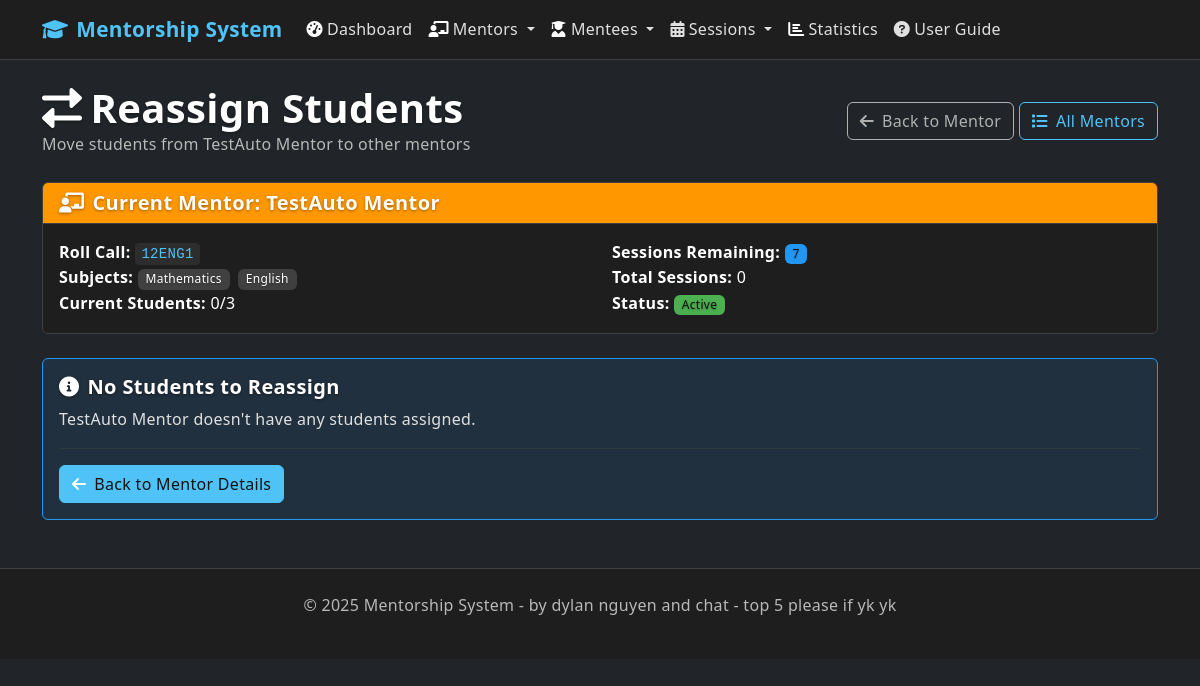
/reassign_mentees/10, run on the app's committed database.
### app.py (models this page shows, shortened)
class Mentor(db.Model):
    id = db.Column(db.Integer, primary_key=True)
    name = db.Column(db.String(100), nullable=False)
    roll_call = db.Column(db.String(20), nullable=False)  # Multiple mentors can be in same class
    subjects = db.Column(db.String(500), nullable=False)  # Increased length for more subjects
    max_mentees = db.Column(db.Integer, default=5)
    created_at = db.Column(db.DateTime, default=datetime.utcnow)
    mentees = db.relationship('Mentee', backref='assigned_mentor', lazy=True)
    sessions = db.relationship('Session', backref='mentor', lazy=True)
    def get_subjects_list(self):
        return [s.strip() for s in self.subjects.split(',') if s.strip()]
    def current_mentee_count(self):
        return len([m for m in self.mentees if m.mentor_id == self.id])

### app.py (the view, shortened to what this page needs)
@app.route('/reassign_mentees')
@app.route('/reassign_mentees/<int:mentor_id>', methods=['GET', 'POST'])
def reassign_mentees(mentor_id=None):
    if not mentor_id:
        flash('Please select a mentor to reassign mentees from.', 'info')
        return redirect(url_for('mentors'))
    mentor = Mentor.query.get_or_404(mentor_id)
    assigned_mentees = Mentee.query.filter_by(mentor_id=mentor_id).all()
    completed_sessions = Session.query.filter_by(
        mentor_id=mentor_id,
        status='completed'
    ).count()
    mentor.lessons_left = max(0, 7 - completed_sessions)
    target_mentors = Mentor.query.filter(Mentor.id != mentor_id).all()
    available_mentors = []
    for target_mentor in target_mentors:
        available_slots = target_mentor.max_mentees - target_mentor.current_mentee_count()
        if available_slots > 0:  # Only include mentors with available capacity
            available_mentors.append({
                'mentor': target_mentor,
                'available_slots': available_slots,
                'compatible_subjects': target_mentor.get_subjects_list()
            })
    return render_template('reassign_mentees.html',
                         mentor=mentor,
                         assigned_mentees=assigned_mentees,
                         available_mentors=available_mentors)

### templates/reassign_mentees.html (shortened to what this page needs)
{% extends "base.html" %}
{% block content %}
<div class="row">
    <div class="col-12">
        <div class="d-flex justify-content-between align-items-center mb-4">
            <div>
                <h1 class="mb-0">
                    <i class="fas fa-exchange-alt me-2"></i>Reassign Students
                </h1>
                <p class="text-muted mb-0">Move students from {{ mentor.name }} to other mentors</p>
            </div>
            <div>
                <a href="{{ url_for('mentor_detail', id=mentor.id) }}" class="btn btn-outline-secondary">
                    <i class="fas fa-arrow-left me-2"></i>Back to Mentor
                </a>
                <a href="{{ url_for('mentors') }}" class="btn btn-outline-primary">
                    <i class="fas fa-list me-2"></i>All Mentors
                </a>
            </div>
        </div>
    </div>
</div>
<div class="row mb-4">
    <div class="col-12">
        <div class="card border-warning">
            <div class="card-header bg-warning text-dark">
                <h5 class="mb-0">
                    <i class="fas fa-chalkboard-teacher me-2"></i>Current Mentor: {{ mentor.name }}
                </h5>
            </div>
            <div class="card-body">
                <div class="row">
                    <div class="col-md-6">
                        <strong>Roll Call:</strong> <code>{{ mentor.roll_call }}</code><br>
                        <strong>Subjects:</strong>
                        {% for subject in mentor.subjects.split(',') %}
                            <span class="badge bg-secondary me-1">{{ subject.strip() }}</span>
                        {% endfor %}<br>
                        <strong>Current Students:</strong> {{ mentor.mentees|length }}/{{ mentor.max_mentees }}
                    </div>
                    <div class="col-md-6">
                        <strong>Sessions Remaining:</strong> <span class="badge bg-info">{{ mentor.lessons_left }}</span><br>
                        <strong>Total Sessions:</strong> {{ mentor.sessions|length }}<br>
                        <strong>Status:</strong>
                        {% if mentor.lessons_left <= 0 %}
                            <span class="badge bg-danger">Retired</span>
                        {% elif mentor.lessons_left <= 2 %}
                            <span class="badge bg-warning">Near Retirement</span>
                        {% else %}
                            <span class="badge bg-success">Active</span>
                        {% endif %}
                    </div>
                </div>
            </div>
        </div>
    </div>
</div>
{% if assigned_mentees and available_mentors %}
    <form method="POST">
        <div class="row">
            <div class="col-md-6">
                <div class="card">
                    <div class="card-header">
                        <h5 class="mb-0">
                            <i class="fas fa-user-graduate me-2"></i>Students to Reassign
                            <span class="badge bg-warning ms-2">{{ assigned_mentees|length }}</span>
                        </h5>
                    </div>
                    <div class="card-body">
                        {% for mentee in assigned_mentees %}
                            <div class="card mb-3 border-warning">
                                <div class="card-body py-2">
                                    <div class="d-flex justify-content-between align-items-start">
                                        <div>
                                            <h6 class="mb-1">{{ mentee.name }}</h6>
                                            <small class="text-muted">{{ mentee.roll_call }}</small><br>
                                            <span class="badge bg-secondary">{{ mentee.subject }}</span>
                                            <span class="badge bg-info">{{ mentee.lessons_remaining }} lessons</span>
                                            {% set upcoming_sessions = mentee.sessions|selectattr('status', 'equalto', 'scheduled')|selectattr('scheduled_date', 'ge', moment())|list %}
                                            {% if upcoming_sessions %}
                                                <br><small class="text-warning">
                                                    <i class="fas fa-calendar-exclamation me-1"></i>
                                                    {{ upcoming_sessions|length }} upcoming session(s)
                                                </small>
                                            {% endif %}
                                        </div>
                                        <div class="text-end">
                                            <label class="form-label small">New mentor:</label>
                                            <select name="reassignments" class="form-select form-select-sm mentee-reassignment"
                                                    data-mentee-id="{{ mentee.id }}"
                                                    data-subject="{{ mentee.subject }}"
                                                    data-mentee-name="{{ mentee.name }}">
                                                <option value="">Select new mentor...</option>
                                                {% for mentor_info in available_mentors %}
                                                    {% if mentee.subject in mentor_info.mentor.subjects.split(',') %}
                                                        <option value="{{ mentee.id }}-{{ mentor_info.mentor.id }}"
                                                                data-mentor-id="{{ mentor_info.mentor.id }}"
                                                                data-available-slots="{{ mentor_info.available_slots }}"
                                                                data-mentor-name="{{ mentor_info.mentor.name }}">
                                                            {{ mentor_info.mentor.name }}
                                                            ({{ mentor_info.available_slots }} slots available)
                                                        </option>
                                                    {% endif %}
                                                {% endfor %}
                                                <option value="{{ mentee.id }}-unassign" class="text-warning">
                                                    ⚠️ Leave Unassigned
                                                </option>
                                            </select>
                                        </div>
                                    </div>
                                </div>
                            </div>
                        {% endfor %}
                    </div>
                </div>
            </div>
            <div class="col-md-6">
                <div class="card">
                    <div class="card-header">
                        <h5 class="mb-0">
                            <i class="fas fa-chalkboard-teacher me-2"></i>Available Mentors
                            <span class="badge bg-success ms-2">{{ available_mentors|length }}</span>
                        </h5>
                    </div>
                    <div class="card-body">
                        {% for mentor_info in available_mentors %}
                            <div class="card mb-3 border-success" id="target-mentor-{{ mentor_info.mentor.id }}">
                                <div class="card-body py-2">
                                    <div class="d-flex justify-content-between align-items-start">
                                        <div>
                                            <h6 class="mb-1">{{ mentor_info.mentor.name }}</h6>
                                            <small class="text-muted">{{ mentor_info.mentor.roll_call }}</small><br>
                                            <div class="mt-1">
                                                {% for subject in mentor_info.mentor.subjects.split(',') %}
                                                    <span class="badge bg-secondary me-1">{{ subject.strip() }}</span>
                                                {% endfor %}
                                            </div>
                                        </div>
                                        <div class="text-end">
                                            <div class="badge bg-success mb-1">
                                                <span id="target-available-slots-{{ mentor_info.mentor.id }}">{{ mentor_info.available_slots }}</span>
                                                / {{ mentor_info.mentor.max_mentees }} slots
                                            </div><br>
                                            <div class="badge bg-info mb-1">
                                                {{ mentor_info.mentor.lessons_left }} sessions left
                                            </div><br>
                                            <small class="text-muted">
                                                <span id="target-assignments-{{ mentor_info.mentor.id }}">0</span> new assignments
                                            </small>
                                        </div>
                                    </div>
                                </div>
                            </div>
                        {% endfor %}
                    </div>
                </div>
            </div>
        </div>
        <div class="row mt-4">
            <div class="col-12">
                <div class="card">
                    <div class="card-header">
                        <h5 class="mb-0">
                            <i class="fas fa-clipboard-check me-2"></i>Reassignment Summary
                        </h5>
                    </div>
                    <div class="card-body">
                        <div id="reassignment-summary" class="alert alert-info">
                            <i class="fas fa-info-circle me-2"></i>
                            <strong>Ready to reassign:</strong> Select new mentors for students to see reassignment summary.
                        </div>
                        <div class="d-grid gap-2 d-md-flex justify-content-md-end">
                            <button type="button" class="btn btn-outline-secondary" onclick="clearAllReassignments()">
                                <i class="fas fa-eraser me-2"></i>Clear All
                            </button>
                            <button type="button" class="btn btn-outline-warning" onclick="selectAllUnassign()">
                                <i class="fas fa-unlink me-2"></i>Unassign All
                            </button>
                            <button type="submit" class="btn btn-warning" id="reassign-button" disabled>
                                <i class="fas fa-exchange-alt me-2"></i>Confirm Reassignments
                            </button>
                        </div>
                    </div>
                </div>
            </div>
        </div>
    </form>
{% elif not assigned_mentees %}
    <div class="alert alert-info">
        <h5 class="alert-heading">
            <i class="fas fa-info-circle me-2"></i>No Students to Reassign
        </h5>
        <p>{{ mentor.name }} doesn't have any students assigned.</p>
        <hr>
        <a href="{{ url_for('mentor_detail', id=mentor.id) }}" class="btn btn-primary">
            <i class="fas fa-arrow-left me-2"></i>Back to Mentor Details
        </a>
    </div>
{% endif %}
{% endblock %}

### data on the page
Mentor: name "TestAuto Mentor", roll_call "12ENG1", max_mentees "3"

### other printed values
{{ subject.strip() }} "Mathematics" "English"
{{ mentor.mentees|length }} "0"
{{ mentor.lessons_left }} "7"
{{ mentor.sessions|length }} "0"
